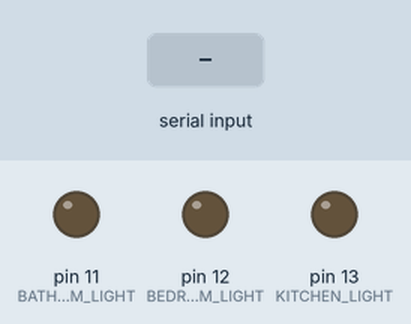
Bench run of a sketch on a simulated Arduino Uno, built with avr-gcc and run on an emulated ATmega328P. On the bench: output pins drawn as LEDs (lit = HIGH). Dashed ring = blinking. Inputs (shaded band) come from the test bench. What the sketch prints to the serial monitor is not drawn.

Above: at 1.4 s.
1.5 s: "9" received over Serial
At 1.93 s:
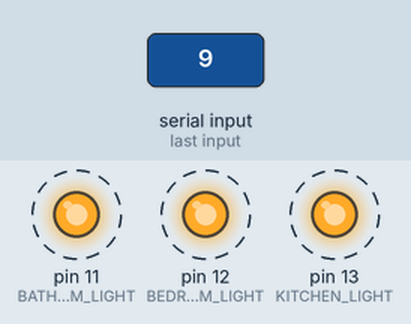
4.5 s: "1" received over Serial
At 5.6 s:
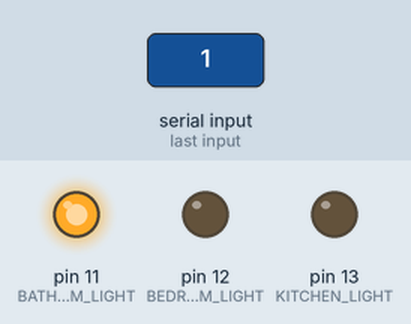
6.2 s: "3" received over Serial
At 7.4 s:
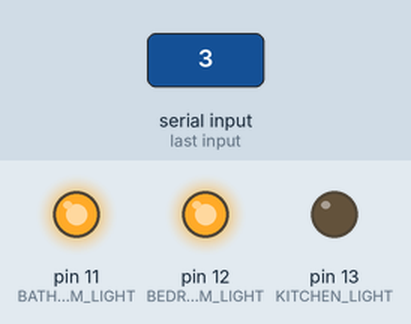
7.7 s: "2" received over Serial
At 8.5 s:
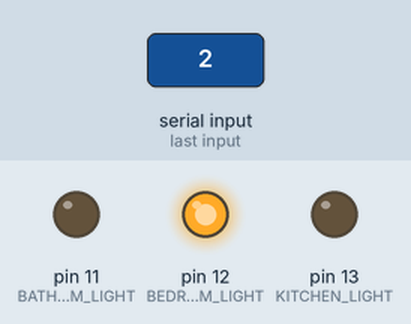
9.2 s: "5" received over Serial
At 9.7 s:
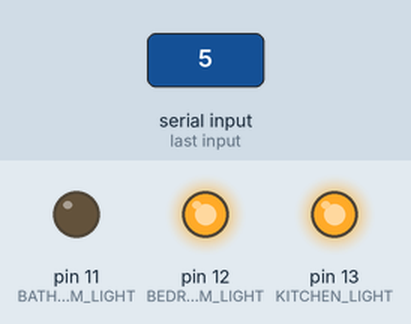
10.7 s: "4" received over Serial
At 12.0 s:
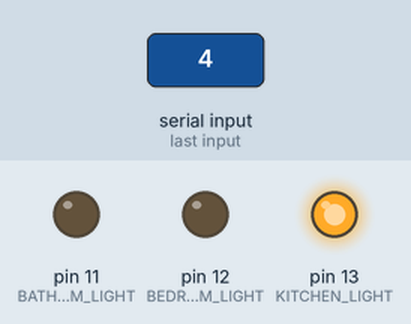
Timing chart, 0 to 13.2 s (numbered marks = the images above; inputs shaded):
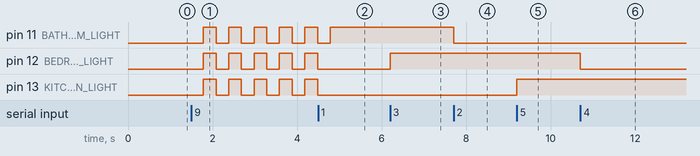

Measured:
- after the input at 1.5 s, pin 11 (BATHROOM_LIGHT), pin 12 (BEDROOM_LIGHT), pin 13 (KITCHEN_LIGHT): alternates HIGH for 0.30 s and LOW for 0.30 s, starting after 0.28 s
- after the input at 4.5 s, pin 11 (BATHROOM_LIGHT): goes on until 4.8 s, then stays HIGH; pin 12 (BEDROOM_LIGHT), pin 13 (KITCHEN_LIGHT): stops changing and stays LOW
- after the input at 6.2 s, pin 12 (BEDROOM_LIGHT): LOW → HIGH at once
- after the input at 7.7 s, pin 11 (BATHROOM_LIGHT): HIGH → LOW at once
- after the input at 9.2 s, pin 13 (KITCHEN_LIGHT): LOW → HIGH at once
- after the input at 10.7 s, pin 12 (BEDROOM_LIGHT): HIGH → LOW at once

The sketch:

ArduinoBucle.ino
```cpp
// C++
const int BATHROOM_LIGHT = 11;
const int BEDROOM_LIGHT = 12;
const int KITCHEN_LIGHT = 13;

// Variable para la intermitencia
bool blinkingMode = false;

void menu(){
   Serial.println("\n--- MENU DE OPCIONES ---");
   Serial.println("[1]. Turn on bathroom_light");
   Serial.println("[2]. Turn off bathroom_light");
   Serial.println("[3]. Turn on bedroom_light");
   Serial.println("[4]. Turn off bedroom_light");
   Serial.println("[5]. Turn on kitchen_light");
   Serial.println("[6]. Turn off kitchen_light");
   Serial.println("[7]. Turn on all lights");
   Serial.println("[8]. Turn off all lights");
   Serial.println("[9]. Blinking lights (ON/OFF)");
   Serial.println("Please, press any option: ");
}

void setup() {
  pinMode(BATHROOM_LIGHT, OUTPUT);
  pinMode(BEDROOM_LIGHT, OUTPUT);
  pinMode(KITCHEN_LIGHT, OUTPUT);
  Serial.begin(9600);
  menu();
}

void loop() {


  if(Serial.available() > 0){
    char opt = Serial.read();

    // SE DESACTIVA LA INTERMITENCIA DE LOS DEMAS BOTONES AL MENOS QUE SE OPRIMA '9'.
    if (opt != '9') {
      blinkingMode = false;
    }

    if (opt == '1'){
      // 1. Encender Baño
      digitalWrite(BATHROOM_LIGHT, HIGH);
      Serial.println("Bathroom ON");
    } else if (opt == '2'){
      // 2. Apagar Baño
      digitalWrite(BATHROOM_LIGHT, LOW);
      Serial.println("Bathroom OFF");
    } else if (opt == '3'){
      // 3. Encender Dormitorio
      digitalWrite(BEDROOM_LIGHT, HIGH);
      Serial.println("Bedroom ON");
    } else if (opt == '4'){
      // 4. Apagar Dormitorio
      digitalWrite(BEDROOM_LIGHT, LOW);
      Serial.println("Bedroom OFF");
    } else if (opt == '5'){
      // 5. Encender Cocina
      digitalWrite(KITCHEN_LIGHT, HIGH);
      Serial.println("Kitchen ON");
    } else if (opt == '6'){
      // 6. Apagar Cocina
      digitalWrite(KITCHEN_LIGHT, LOW);
      Serial.println("Kitchen OFF");
    } else if (opt == '7'){
      // 7. Encender Todas
      digitalWrite(BATHROOM_LIGHT, HIGH);
      digitalWrite(BEDROOM_LIGHT, HIGH);
      digitalWrite(KITCHEN_LIGHT, HIGH);
      Serial.println("All ON");
    } else if (opt == '8'){
      // 8. Apagar Todas
      digitalWrite(BATHROOM_LIGHT, LOW);
      digitalWrite(BEDROOM_LIGHT, LOW);
      digitalWrite(KITCHEN_LIGHT, LOW);
      Serial.println("All OFF");
    } else if (opt == '9'){
      // 9. Activar/Desactivar Intermitencia
      blinkingMode = !blinkingMode; // Invierte el estado: ON -> OFF, OFF -> ON
      if (blinkingMode) {
        Serial.println("Blinking mode ACTIVATED!");
      } else {

        digitalWrite(BATHROOM_LIGHT, LOW);
        digitalWrite(BEDROOM_LIGHT, LOW);
        digitalWrite(KITCHEN_LIGHT, LOW);
        Serial.println("Blinking mode STOPPED.");
      }
    } else {

      Serial.println("Invalid option. Try again.");
    }
    menu();
  }

  // INTERMITENCIA DE LOS BOMBILLOS
  if (blinkingMode == true) {
    // Enciende
    digitalWrite(BATHROOM_LIGHT, HIGH);
    digitalWrite(BEDROOM_LIGHT, HIGH);
    digitalWrite(KITCHEN_LIGHT, HIGH);
    delay(300);

    // Apaga
    digitalWrite(BATHROOM_LIGHT, LOW);
    digitalWrite(BEDROOM_LIGHT, LOW);
    digitalWrite(KITCHEN_LIGHT, LOW);
    delay(300);
  }
}
```
